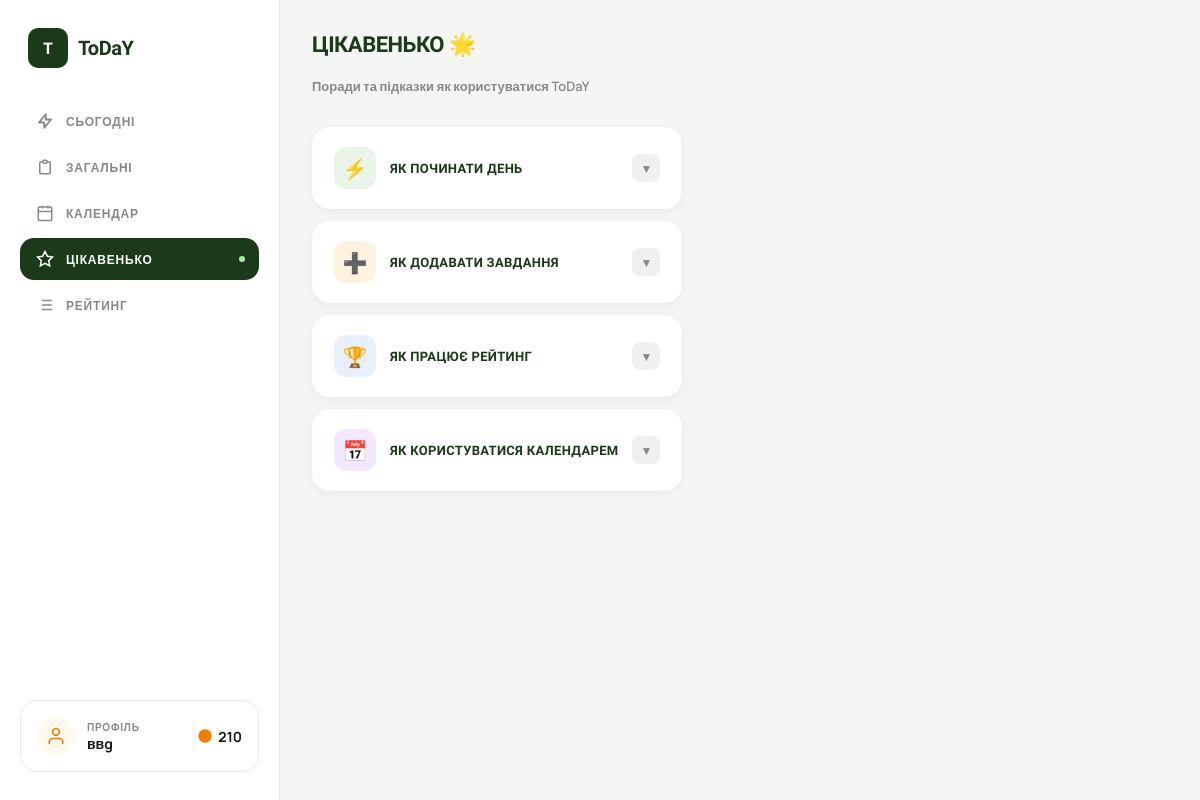
Before: /interesting/ (signed in) with the older database file.
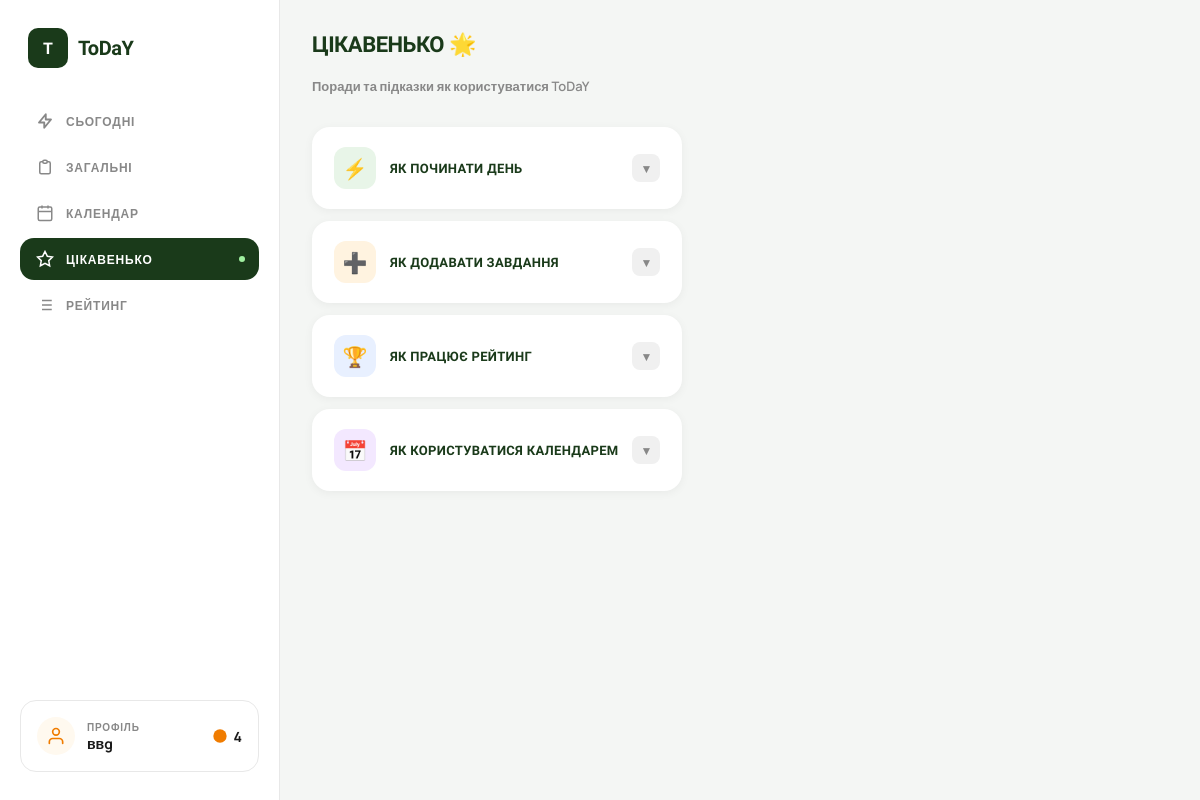
After: the same page with the newer database file.
### users/models.py (models this page shows)
class User(AbstractUser):
    email = models.EmailField(unique=True)
    total_points = models.IntegerField(default=0)
    coins = models.IntegerField(default=100)  # added this for coin sysytem
    USERNAME_FIELD = "email"
    REQUIRED_FIELDS = ['username']

### myapp/views.py (the view)
# urls.py: path('interesting/', interesting, name='interesting'),
def interesting(request):
    return render(request, 'myapp/interesting.html')

### myapp/templates/myapp/interesting.html (shortened to what this page needs)
{% load static %}
<!DOCTYPE html>
<html lang="uk">
<head>
<link rel="stylesheet" href="{% static 'myapp/css/menu.css' %}">
</head>
<body>
<aside class="sidebar">
  <div class="logo">
    <div class="logo-icon">T</div>
    <div class="logo-text">ToDaY</div>
  </div>
  <a href="{% url 'tasks:today_tasks' %}" class="nav-label">
    <svg fill="none" viewBox="0 0 24 24" stroke="currentColor" stroke-width="2.5">
      <path stroke-linecap="round" stroke-linejoin="round" d="M13 10V3L4 14h7v7l9-11h-7z"/>
    </svg>
    СЬОГОДНІ
  </a>
  <a href="{% url 'tasks:task_list' %}" class="nav-label">
    <svg fill="none" viewBox="0 0 24 24" stroke="currentColor" stroke-width="2">
      <path stroke-linecap="round" stroke-linejoin="round" d="M9 5H7a2 2 0 00-2 2v12a2 2 0 002 2h10a2 2 0 002-2V7a2 2 0 00-2-2h-2M9 5a2 2 0 002 2h2a2 2 0 002-2M9 5a2 2 0 012-2h2a2 2 0 012 2"/>
    </svg>
    ЗАГАЛЬНІ
  </a>
  <a href="{% url 'myapp:calendar' %}" class="nav-label" style="text-decoration:none;">
    <svg fill="none" viewBox="0 0 24 24" stroke="currentColor" stroke-width="2">
      <rect x="3" y="4" width="18" height="18" rx="2" ry="2"/>
      <line x1="16" y1="2" x2="16" y2="6"/><line x1="8" y1="2" x2="8" y2="6"/>
      <line x1="3" y1="10" x2="21" y2="10"/>
    </svg>
    КАЛЕНДАР
  </a>
  <label class="nav-label chosen">
    <svg fill="none" viewBox="0 0 24 24" stroke="currentColor" stroke-width="2">
      <polygon points="12 2 15.09 8.26 22 9.27 17 14.14 18.18 21.02 12 17.77 5.82 21.02 7 14.14 2 9.27 8.91 8.26 12 2"/>
    </svg>
    ЦІКАВЕНЬКО
    <span class="nav-dot"></span>
  </label>
  <a href="{% url 'rating:my_rating' %}" class="nav-label">
    <svg fill="none" viewBox="0 0 24 24" stroke="currentColor" stroke-width="2">
      <path d="M8 6h13M8 12h13M8 18h13M3 6h.01M3 12h.01M3 18h.01"/>
    </svg>
    РЕЙТИНГ
  </a>
  <div class="sidebar-spacer"></div>
  <a href="{% url 'myapp:profile' %}" class="profile-card" style="text-decoration: none; color: inherit; display: flex;">
    <div class="profile-avatar">
      <svg width="20" height="20" fill="none" viewBox="0 0 24 24" stroke="currentColor" stroke-width="2">
        <path stroke-linecap="round" stroke-linejoin="round" d="M20 21v-2a4 4 0 00-4-4H8a4 4 0 00-4 4v2"/>
        <circle cx="12" cy="7" r="4"/>
      </svg>
    </div>
    <div class="profile-info">
      <div class="profile-label">Профіль</div>
      <div class="profile-name">{{ request.user.username }}</div>
    </div>
    <div class="coins">
      <svg width="16" height="16" fill="currentColor" viewBox="0 0 24 24" style="color:var(--orange)">
        <circle cx="12" cy="12" r="10"/>
      </svg>
      {{ request.user.coins|default:0 }}
    </div>
  </a>
</aside>
<main class="main" style="overflow-y: auto;">
<div class="tips-wrap">
  <div class="tips-heading">ЦІКАВЕНЬКО 🌟</div>
  <div class="tips-sub">Поради та підказки як користуватися ToDaY</div>
  <div class="tip-item">
    <details>
      <summary class="tip-summary">
        <div class="tip-icon green">⚡</div>
        <div class="tip-label">ЯК ПОЧИНАТИ ДЕНЬ</div>
        <div class="tip-arrow">▼</div>
      </summary>
    </details>
  </div>
  <div class="tip-item">
    <details>
      <summary class="tip-summary">
        <div class="tip-icon orange">➕</div>
        <div class="tip-label">ЯК ДОДАВАТИ ЗАВДАННЯ</div>
        <div class="tip-arrow">▼</div>
      </summary>
    </details>
  </div>
  <div class="tip-item">
    <details>
      <summary class="tip-summary">
        <div class="tip-icon blue">🏆</div>
        <div class="tip-label">ЯК ПРАЦЮЄ РЕЙТИНГ</div>
        <div class="tip-arrow">▼</div>
      </summary>
    </details>
  </div>
  <div class="tip-item">
    <details>
      <summary class="tip-summary">
        <div class="tip-icon purple">📅</div>
        <div class="tip-label">ЯК КОРИСТУВАТИСЯ КАЛЕНДАРЕМ</div>
        <div class="tip-arrow">▼</div>
      </summary>
    </details>
  </div>
</div>
</main>
</body>
</html>

Changed rows visible on the page:
changed User "ввg": user.coins "210" → "4"
